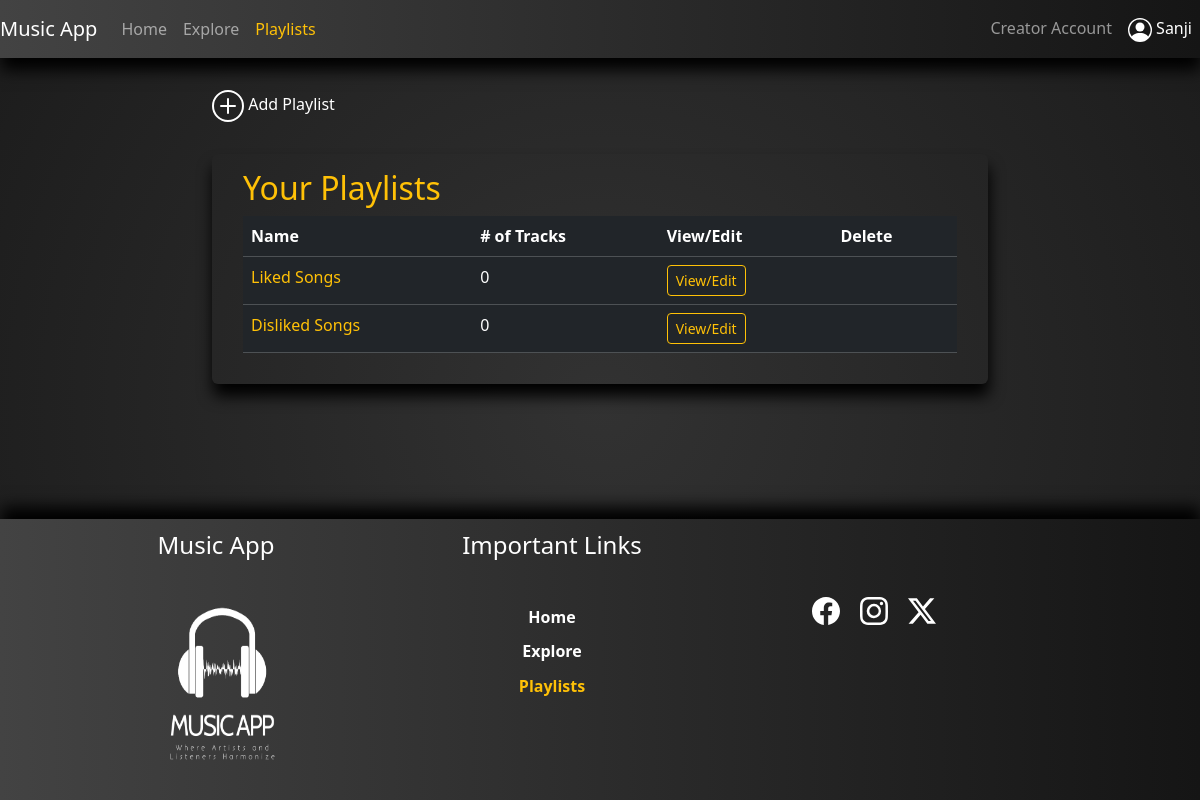
/playlists (signed in), run on the app's committed database.
### app/models.py (models this page shows, shortened)
class Users(UserMixin, db.Model):
    id = db.Column(db.Integer(), autoincrement=True, primary_key=True)
    u_userType = db.Column(db.String(50), nullable=False)
    u_status = db.Column(db.String(50), nullable=False)
    u_flag = db.Column(db.Integer(), nullable=False)
    u_fName = db.Column(db.String(100), nullable=False)
    u_lName = db.Column(db.String(100))
    u_gender = db.Column(db.String(50), nullable=False)
    u_username = db.Column(db.String(100), nullable=False, unique=True)
    u_email = db.Column(db.String(200), nullable=False)
    u_password = db.Column(db.String(1000), nullable=False)
    albums = db.relationship('Albums', backref='users')
    songs = db.relationship('Songs', backref='users')
    playlists = db.relationship('Playlists', backref='users')

class Playlists(UserMixin, db.Model):
    id = db.Column(db.Integer(), autoincrement=True, primary_key=True)
    p_name = db.Column(db.String(100), nullable=False)
    p_noOfTracks = db.Column(db.Integer(), nullable=False)
    songIds_list = db.Column(db.String(250))
    user_id = db.Column(db.Integer(), db.ForeignKey('users.id'),nullable=False)

### app/views.py (the view, shortened to what this page needs)
@app.route('/playlists', methods=['GET','POST'])
@login_required
def playlists():
    form = PlaylistForm()
    if request.method == 'GET':
        allPlaylists = Playlists.query.filter_by(user_id=current_user.id).all()
        return render_template('/user/playlists.html',uP="active text-warning", form=form, p_list=allPlaylists)

### app/views.py (called while the page is built)
@login_manager.user_loader
def load_user(user_id):
    return Users.query.get(user_id)

### app/templates/user/playlists.html (shortened to what this page needs)
{% extends 'layouts/base.html' %}
{% block content %}
<div class="container-fluid">
    <div class="row">
        <div class="col-md-8 offset-md-2 col-lg-8 offset-lg-2 col-sm-10 offset-sm-1">
            <div class="myCreatePlaylistCont rounded mt-4 mb-4">
                <nav>
                    <ul class="navbar-nav">
                        <li class="nav-item">
                            <button class="nav-link" type="button" data-bs-toggle="collapse" data-bs-target="#addPlaylist"
                                aria-expanded="false" aria-controls="collapseExample">
                                Add Playlist
                            </button>
                        </li>
                    </ul>
                </nav>
            </div>
            <div class="myExploreCont rounded mt-4 mb-4">
                <h2 class="text-captialized text-warning">Your Playlists</h2>
                <table class="table table-dark table-hover rounded table-responsive{-sm|-md|-lg}">
                    <thead>
                        <tr>
                            <th scope="col">Name</th>
                            <th scope="col"># of Tracks</th>
                            <th scope="col">View/Edit</th>
                            <th scope="col">Delete</th>
                        </tr>
                    </thead>
                    <tbody>
                        {% for p in p_list %}
                        <tr>
                            <td class="text-warning">{{p['p_name']}}</td>
                            <td>{{p['p_noOfTracks']}}</td>
                            <td>
                                <a href="{{url_for('viewEditPlaylist', vEId=p['id'])}}" style="text-decoration: none;">
                                    <button class="btn btn-outline-warning btn-sm">View/Edit</button>
                                </a>
                            </td>
                            <td>
                            </td>
                        </tr>
                        {% endfor %}
                    </tbody>
                </table>
            </div>
        </div>
    </div>
</div>
{% endblock %}

### app/templates/includes/nav.html (shortened to what this page needs)
<nav class="navbar navbar-expand-lg navbar-expand-md myNavbar bg-light navbar-dark sticky-top">
    {% if current_user.is_authenticated %}
        {% if current_user.u_userType == 'Admin' %}
        <a class="navbar-brand" href="{{url_for('adminHome')}}">Music App</a>
        {% else %}
        <a href="{{url_for('userHome')}}" class="navbar-brand">Music App</a>
        {% endif %}
    {% endif %}
        <div class="collapse navbar-collapse" id="navbarNav">
            <ul class="navbar-nav">
                <li class="nav-item">
                    {% if current_user.is_authenticated %}
                        {% if current_user.u_userType == 'Admin' %}
                            <a class="nav-link {{aH}}" aria-current="page" href="{{url_for('adminHome')}}">Home</a>
                        {% else %}
                        <a class="nav-link {{uH}}" aria-current="page" href="{{url_for('userHome')}}">Home</a>
                        {% endif %}
                    {% endif %}
                </li>
                <li class="nav-item">
                    {% if current_user.is_authenticated %}
                        {% if current_user.u_userType == 'Admin' %}
                            <a class="nav-link {{aAN}}" href="{{url_for('analytics')}}">Analytics</a>
                        {% else %}
                            <a href="{{url_for('exploreMusic')}}" class="nav-link {{uE}}">Explore</a>
                        {% endif %}
                    {% endif %}
                </li>
                <li class="nav-item">
                    {% if current_user.is_authenticated %}
                        {% if current_user.u_userType == 'Admin' %}
                            <a class="nav-link {{aT}}" href="{{url_for('allTracks')}}">Tracks</a>
                        {% else %}
                            <a href="{{url_for('playlists')}}" class="nav-link {{uP}}">Playlists</a>
                        {% endif %}
                    {% endif %}
                </li>
            </ul>
            <ul class="navbar-nav ms-auto">
                <li class="nav-item">
                    {% if current_user.is_authenticated  and current_user.u_userType != 'Admin' %}
                    <a href="{{url_for('creatorHome')}}" class="nav-link {{cH}}">Creator Account</a>
                    {% endif %}
                </li>
                <li class="nav-item dropdown show">
                    {% if current_user.is_authenticated %}
                    <a href="#" class="nav-link active" id="dropdownMenu" data-toggle="dropdown" aria-haspopup="true" aria-expanded="false">
                        {{current_user.u_fName}}
                    </a>
                    {% endif %}
                </li>
            </ul>
        </div>
</nav>

### app/static/css/musicStreamingStyle.css (style rules this page uses)
body { min-height: 100vh; display: flex; flex-direction: column; background: radial-gradient(circle at 50.1% 50.1%, rgb(50, 50, 50) 0%, rgb(28, 28, 28) 99.4%); color: #fff; }
.myNavbar { background-color:#434343; background-image: linear-gradient(to right, #434343 0%, #151515 100%); box-shadow: 1px 12px 15px #000; }
.myNavbar>div>ul>li { color: #fff; }
.myExploreCont { background-color: transparent; box-shadow: 1px 12px 15px #000; padding: 2% 4%; max-height: 70vh; overflow-y: scroll; }
.myExploreCont>table>tbody>tr>td>a { text-decoration: none; }

### data on the page
Users: u_fName "Sanji"
Playlists: p_name "Liked Songs", p_noOfTracks "0"
Playlists: p_name "Disliked Songs", p_noOfTracks "0"
